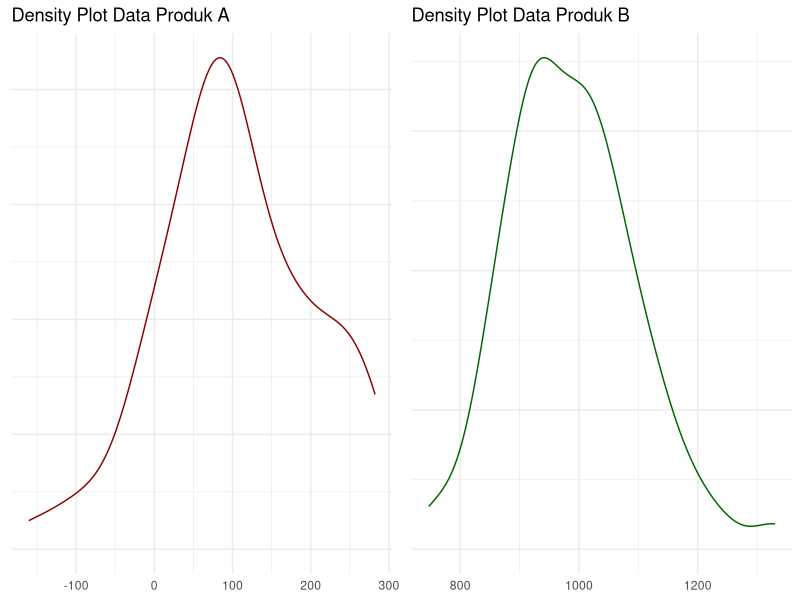

Reproduce this figure in R.
## ---- chunk 1
knitr::opts_chunk$set(echo = TRUE)
## ---- chunk 2
rm(list=ls())

library(dplyr)
library(ggplot2)
library(ggpubr)

n = 60
A = rnorm(n,mean = 100,sd = 100)
B = rnorm(n,mean = 1000,sd = 100)

df = data.frame(id = 1:n,
                A,B)
plt1 = 
  df %>%
  ggplot(aes(x = A)) +
  geom_density(color = "darkred") +
  labs(title = "Density Plot Data Produk A") +
  theme_minimal() +
  theme(axis.text.y = element_blank(),
        axis.title = element_blank())

plt2 = 
  df %>%
  ggplot(aes(x = B)) +
  geom_density(color = "darkgreen") +
  labs(title = "Density Plot Data Produk B") +
  theme_minimal() +
  theme(axis.text.y = element_blank(),
        axis.title = element_blank())

ggarrange(plt1,plt2,ncol = 2)
## ---- chunk 3
plt3 = 
  df %>% 
  ggplot(aes(x = id,
             y = A)) +
  geom_line(group = 1,color = "darkred") +
  labs(x = "Hari",
       y = "Daily sales",
       title = "Line Chart Data Produk A") +
  theme_minimal()

plt4 = 
  df %>% 
  ggplot(aes(x = id,
             y = B)) +
  geom_line(group = 1,color = "darkgreen") +
  labs(x = "Hari",
       y = "Daily sales",
       title = "Line Chart Data Produk B") +
  theme_minimal()
